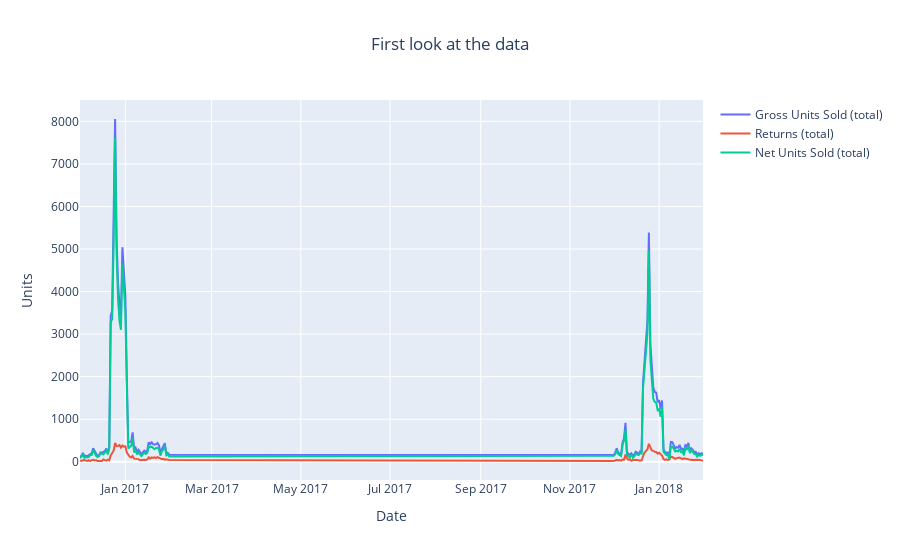

Notebook code for this chart:
### Markdown cell above
I can now do some plotting. Looking at **Gross Units Sold**, **Returns**, **Net Units Sold** is a good starting point. However, each of these columns should be grouped by **Date** and summed, to avoid plotting unnecessary information with unclear relationship. I am using plotly for it's fancy interactive capabilities.

### Code cell
from plotly.offline import init_notebook_mode
init_notebook_mode(connected = True)
import plotly.graph_objects as go
from IPython.core.display import HTML

fig = go.Figure()
to_plot = ['Gross Units Sold', 'Returns', 'Net Units Sold']
sum_vs_t = data.groupby(['Date'])[to_plot].sum().reset_index()
for what in to_plot:
    fig.add_trace(go.Scatter(x=sum_vs_t['Date'],
                             y=sum_vs_t[what],
                             mode='lines',
                             name=what+' (total)',
                             hovertemplate='<b>%{x}, ' + what + ' (total): %{y}'
                            ))
# add a title and axis labels
fig.update_layout(xaxis_title='Date',
                  yaxis_title='Units',
                  title_text='First look at the data',
                  title_x=0.5,
                 )
# add a reference point for this figure on the right
display(HTML('<p style="text-align: right;"><a id="Figure-1">Figure 1</a></p>'))
fig.show()
